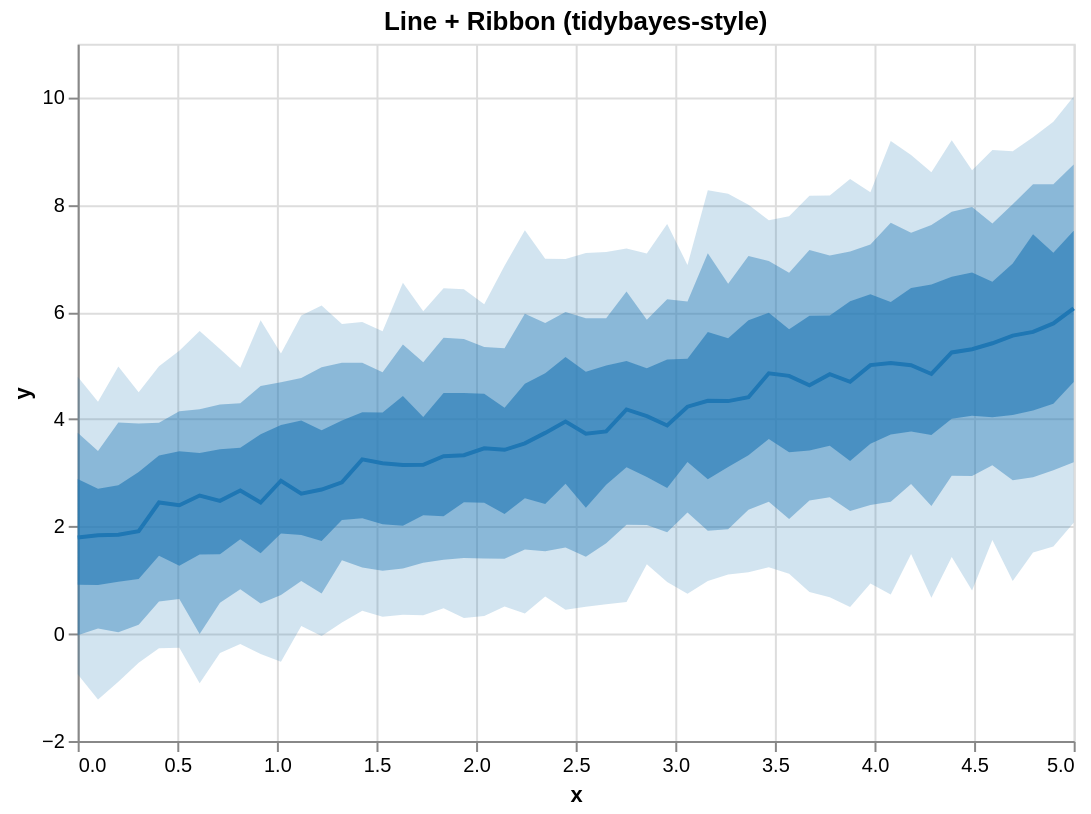

Describe this chart as a Vega-Lite specification.
### Vega-Lite specification from a JSON file in a GitHub repository (floating-point values rounded to 4 significant figures)
{"$schema": "https://vega.github.io/schema/vega-lite/v5.json", "height": 350, "layer": [{"encoding": {"x": {"field": "x", "type": "quantitative"}, "y2": {"field": "hi_0_95_"}, "y": {"field": "lo_0_95_", "title": "y", "type": "quantitative"}}, "mark": {"line": false, "fill": "#1f77b4", "type": "area", "opacity": 0.2}}, {"encoding": {"x": {"field": "x", "type": "quantitative"}, "y2": {"field": "hi_0_8_"}, "y": {"field": "lo_0_8_", "title": "y", "type": "quantitative"}}, "mark": {"line": false, "fill": "#1f77b4", "type": "area", "opacity": 0.4}}, {"encoding": {"x": {"field": "x", "type": "quantitative"}, "y2": {"field": "hi_0_5_"}, "y": {"field": "lo_0_5_", "title": "y", "type": "quantitative"}}, "mark": {"line": false, "fill": "#1f77b4", "type": "area", "opacity": 0.6}}, {"encoding": {"x": {"field": "x", "type": "quantitative"}, "y": {"field": "__median__", "type": "quantitative"}}, "mark": {"color": "#1f77b4", "strokeWidth": 2, "type": "line"}}], "data": {"values": [{"lo_0_8_": -0.02817, "lo_0_95_": -0.7538, "hi_0_8_": 3.748, "x": 0.0, "__median__": 1.794, "hi_0_5_": 2.887, "hi_0_95_": 4.791, "lo_0_5_": 0.9133}, {"lo_0_8_": 0.09707, "lo_0_95_": -1.227, "hi_0_8_": 3.407, "x": 0.102, "__median__": 1.837, "hi_0_5_": 2.702, "hi_0_95_": 4.327, "lo_0_5_": 0.9107}, {"lo_0_8_": 0.02614, "lo_0_95_": -0.8962, "hi_0_8_": 3.939, "x": 0.2041, "__median__": 1.848, "hi_0_5_": 2.768, "hi_0_95_": 4.984, "lo_0_5_": 0.9687}, {"lo_0_8_": 0.1673, "lo_0_95_": -0.5422, "hi_0_8_": 3.92, "x": 0.3061, "__median__": 1.911, "hi_0_5_": 3.016, "hi_0_95_": 4.504, "lo_0_5_": 1.022}, {"lo_0_8_": 0.6018, "lo_0_95_": -0.2687, "hi_0_8_": 3.935, "x": 0.4082, "__median__": 2.448, "hi_0_5_": 3.326, "hi_0_95_": 4.986, "lo_0_5_": 1.454}, {"lo_0_8_": 0.6494, "lo_0_95_": -0.26, "hi_0_8_": 4.149, "x": 0.5102, "__median__": 2.395, "hi_0_5_": 3.404, "hi_0_95_": 5.277, "lo_0_5_": 1.27}, {"lo_0_8_": -0.005286, "lo_0_95_": -0.9233, "hi_0_8_": 4.187, "x": 0.6122, "__median__": 2.577, "hi_0_5_": 3.371, "hi_0_95_": 5.645, "lo_0_5_": 1.48}, {"lo_0_8_": 0.5777, "lo_0_95_": -0.3568, "hi_0_8_": 4.274, "x": 0.7143, "__median__": 2.478, "hi_0_5_": 3.44, "hi_0_95_": 5.312, "lo_0_5_": 1.483}, {"lo_0_8_": 0.8298, "lo_0_95_": -0.1907, "hi_0_8_": 4.3, "x": 0.8163, "__median__": 2.67, "hi_0_5_": 3.467, "hi_0_95_": 4.959, "lo_0_5_": 1.761}, {"lo_0_8_": 0.5663, "lo_0_95_": -0.3795, "hi_0_8_": 4.619, "x": 0.9184, "__median__": 2.448, "hi_0_5_": 3.718, "hi_0_95_": 5.848, "lo_0_5_": 1.499}, {"lo_0_8_": 0.7228, "lo_0_95_": -0.5218, "hi_0_8_": 4.69, "x": 1.02, "__median__": 2.854, "hi_0_5_": 3.891, "hi_0_95_": 5.226, "lo_0_5_": 1.869}, {"lo_0_8_": 0.9835, "lo_0_95_": 0.1467, "hi_0_8_": 4.768, "x": 1.122, "__median__": 2.612, "hi_0_5_": 3.978, "hi_0_95_": 5.936, "lo_0_5_": 1.841}, {"lo_0_8_": 0.7489, "lo_0_95_": -0.04328, "hi_0_8_": 4.97, "x": 1.224, "__median__": 2.689, "hi_0_5_": 3.795, "hi_0_95_": 6.123, "lo_0_5_": 1.73}, {"lo_0_8_": 1.373, "lo_0_95_": 0.2116, "hi_0_8_": 5.052, "x": 1.327, "__median__": 2.823, "hi_0_5_": 3.977, "hi_0_95_": 5.778, "lo_0_5_": 2.123}, {"lo_0_8_": 1.238, "lo_0_95_": 0.4287, "hi_0_8_": 5.053, "x": 1.429, "__median__": 3.251, "hi_0_5_": 4.128, "hi_0_95_": 5.812, "lo_0_5_": 2.154}, {"lo_0_8_": 1.174, "lo_0_95_": 0.3163, "hi_0_8_": 4.875, "x": 1.531, "__median__": 3.179, "hi_0_5_": 4.124, "hi_0_95_": 5.638, "lo_0_5_": 2.041}, {"lo_0_8_": 1.219, "lo_0_95_": 0.3553, "hi_0_8_": 5.391, "x": 1.633, "__median__": 3.145, "hi_0_5_": 4.434, "hi_0_95_": 6.545, "lo_0_5_": 2.015}, {"lo_0_8_": 1.325, "lo_0_95_": 0.3436, "hi_0_8_": 5.063, "x": 1.735, "__median__": 3.151, "hi_0_5_": 4.042, "hi_0_95_": 6.014, "lo_0_5_": 2.212}, {"lo_0_8_": 1.381, "lo_0_95_": 0.4743, "hi_0_8_": 5.521, "x": 1.837, "__median__": 3.311, "hi_0_5_": 4.49, "hi_0_95_": 6.44, "lo_0_5_": 2.193}, {"lo_0_8_": 1.414, "lo_0_95_": 0.2952, "hi_0_8_": 5.495, "x": 1.939, "__median__": 3.328, "hi_0_5_": 4.491, "hi_0_95_": 6.423, "lo_0_5_": 2.454}, {"lo_0_8_": 1.401, "lo_0_95_": 0.3303, "hi_0_8_": 5.347, "x": 2.041, "__median__": 3.458, "hi_0_5_": 4.477, "hi_0_95_": 6.143, "lo_0_5_": 2.443}, {"lo_0_8_": 1.398, "lo_0_95_": 0.5077, "hi_0_8_": 5.323, "x": 2.143, "__median__": 3.43, "hi_0_5_": 4.215, "hi_0_95_": 6.863, "lo_0_5_": 2.231}, {"lo_0_8_": 1.573, "lo_0_95_": 0.379, "hi_0_8_": 5.969, "x": 2.245, "__median__": 3.55, "hi_0_5_": 4.663, "hi_0_95_": 7.522, "lo_0_5_": 2.529}, {"lo_0_8_": 1.537, "lo_0_95_": 0.6949, "hi_0_8_": 5.795, "x": 2.347, "__median__": 3.746, "hi_0_5_": 4.859, "hi_0_95_": 6.993, "lo_0_5_": 2.42}, {"lo_0_8_": 1.607, "lo_0_95_": 0.446, "hi_0_8_": 6.0, "x": 2.449, "__median__": 3.956, "hi_0_5_": 5.16, "hi_0_95_": 6.986, "lo_0_5_": 2.796}, {"lo_0_8_": 1.436, "lo_0_95_": 0.5057, "hi_0_8_": 5.882, "x": 2.551, "__median__": 3.731, "hi_0_5_": 4.885, "hi_0_95_": 7.1, "lo_0_5_": 2.349}, {"lo_0_8_": 1.686, "lo_0_95_": 0.5491, "hi_0_8_": 5.885, "x": 2.653, "__median__": 3.773, "hi_0_5_": 5.004, "hi_0_95_": 7.118, "lo_0_5_": 2.78}, {"lo_0_8_": 2.032, "lo_0_95_": 0.5936, "hi_0_8_": 6.383, "x": 2.755, "__median__": 4.182, "hi_0_5_": 5.087, "hi_0_95_": 7.184, "lo_0_5_": 3.104}, {"lo_0_8_": 2.027, "lo_0_95_": 1.295, "hi_0_8_": 5.853, "x": 2.857, "__median__": 4.057, "hi_0_5_": 4.952, "hi_0_95_": 7.089, "lo_0_5_": 2.921}, {"lo_0_8_": 1.895, "lo_0_95_": 0.964, "hi_0_8_": 6.237, "x": 2.959, "__median__": 3.884, "hi_0_5_": 5.116, "hi_0_95_": 7.639, "lo_0_5_": 2.716}, {"lo_0_8_": 2.26, "lo_0_95_": 0.7442, "hi_0_8_": 6.195, "x": 3.061, "__median__": 4.234, "hi_0_5_": 5.13, "hi_0_95_": 6.877, "lo_0_5_": 3.203}, {"lo_0_8_": 1.92, "lo_0_95_": 0.9827, "hi_0_8_": 7.094, "x": 3.163, "__median__": 4.345, "hi_0_5_": 5.628, "hi_0_95_": 8.271, "lo_0_5_": 2.881}, {"lo_0_8_": 1.95, "lo_0_95_": 1.105, "hi_0_8_": 6.524, "x": 3.265, "__median__": 4.338, "hi_0_5_": 5.51, "hi_0_95_": 8.206, "lo_0_5_": 3.109}, {"lo_0_8_": 2.311, "lo_0_95_": 1.146, "hi_0_8_": 7.043, "x": 3.367, "__median__": 4.41, "hi_0_5_": 5.846, "hi_0_95_": 8.001, "lo_0_5_": 3.328}, {"lo_0_8_": 2.461, "lo_0_95_": 1.239, "hi_0_8_": 6.948, "x": 3.469, "__median__": 4.856, "hi_0_5_": 5.987, "hi_0_95_": 7.709, "lo_0_5_": 3.63}, {"lo_0_8_": 2.139, "lo_0_95_": 1.12, "hi_0_8_": 6.73, "x": 3.571, "__median__": 4.809, "hi_0_5_": 5.679, "hi_0_95_": 7.785, "lo_0_5_": 3.383}, {"lo_0_8_": 2.487, "lo_0_95_": 0.7804, "hi_0_8_": 7.157, "x": 3.673, "__median__": 4.632, "hi_0_5_": 5.93, "hi_0_95_": 8.169, "lo_0_5_": 3.419}, {"lo_0_8_": 2.545, "lo_0_95_": 0.6798, "hi_0_8_": 7.054, "x": 3.776, "__median__": 4.84, "hi_0_5_": 5.936, "hi_0_95_": 8.173, "lo_0_5_": 3.504}, {"lo_0_8_": 2.288, "lo_0_95_": 0.4989, "hi_0_8_": 7.127, "x": 3.878, "__median__": 4.698, "hi_0_5_": 6.199, "hi_0_95_": 8.478, "lo_0_5_": 3.22}, {"lo_0_8_": 2.4, "lo_0_95_": 0.9379, "hi_0_8_": 7.26, "x": 3.98, "__median__": 5.009, "hi_0_5_": 6.331, "hi_0_95_": 8.234, "lo_0_5_": 3.544}, {"lo_0_8_": 2.462, "lo_0_95_": 0.7325, "hi_0_8_": 7.662, "x": 4.082, "__median__": 5.049, "hi_0_5_": 6.188, "hi_0_95_": 9.19, "lo_0_5_": 3.713}, {"lo_0_8_": 2.793, "lo_0_95_": 1.486, "hi_0_8_": 7.478, "x": 4.184, "__median__": 5.007, "hi_0_5_": 6.447, "hi_0_95_": 8.926, "lo_0_5_": 3.771}, {"lo_0_8_": 2.382, "lo_0_95_": 0.6703, "hi_0_8_": 7.623, "x": 4.286, "__median__": 4.844, "hi_0_5_": 6.512, "hi_0_95_": 8.606, "lo_0_5_": 3.707}, {"lo_0_8_": 2.948, "lo_0_95_": 1.433, "hi_0_8_": 7.869, "x": 4.388, "__median__": 5.245, "hi_0_5_": 6.659, "hi_0_95_": 9.203, "lo_0_5_": 4.009}, {"lo_0_8_": 2.944, "lo_0_95_": 0.8048, "hi_0_8_": 7.956, "x": 4.49, "__median__": 5.305, "hi_0_5_": 6.734, "hi_0_95_": 8.642, "lo_0_5_": 4.064}, {"lo_0_8_": 3.142, "lo_0_95_": 1.75, "hi_0_8_": 7.65, "x": 4.592, "__median__": 5.417, "hi_0_5_": 6.561, "hi_0_95_": 9.019, "lo_0_5_": 4.036}, {"lo_0_8_": 2.862, "lo_0_95_": 0.985, "hi_0_8_": 8.007, "x": 4.694, "__median__": 5.559, "hi_0_5_": 6.906, "hi_0_95_": 8.995, "lo_0_5_": 4.079}, {"lo_0_8_": 2.92, "lo_0_95_": 1.514, "hi_0_8_": 8.382, "x": 4.796, "__median__": 5.629, "hi_0_5_": 7.448, "hi_0_95_": 9.259, "lo_0_5_": 4.162}, {"lo_0_8_": 3.048, "lo_0_95_": 1.627, "hi_0_8_": 8.382, "x": 4.898, "__median__": 5.786, "hi_0_5_": 7.106, "hi_0_95_": 9.549, "lo_0_5_": 4.29}, {"lo_0_8_": 3.196, "lo_0_95_": 2.072, "hi_0_8_": 8.748, "x": 5.0, "__median__": 6.069, "hi_0_5_": 7.515, "hi_0_95_": 10.02, "lo_0_5_": 4.696}]}, "title": "Line + Ribbon (tidybayes-style)", "width": 500}
